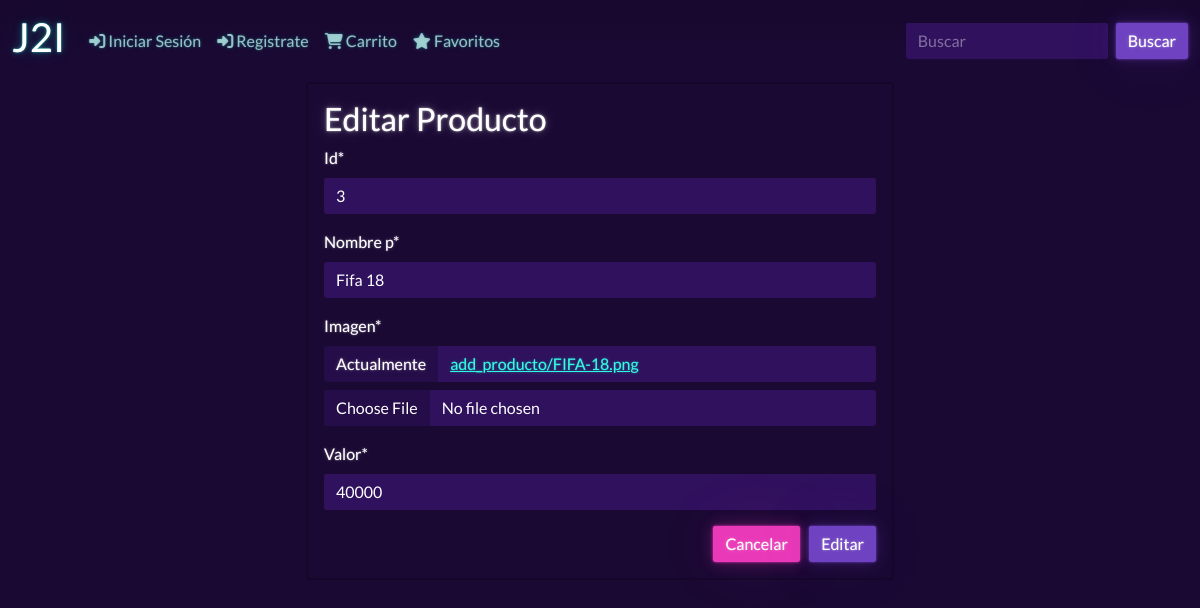
The page /mod_producto/3/ on the database as committed earlier.
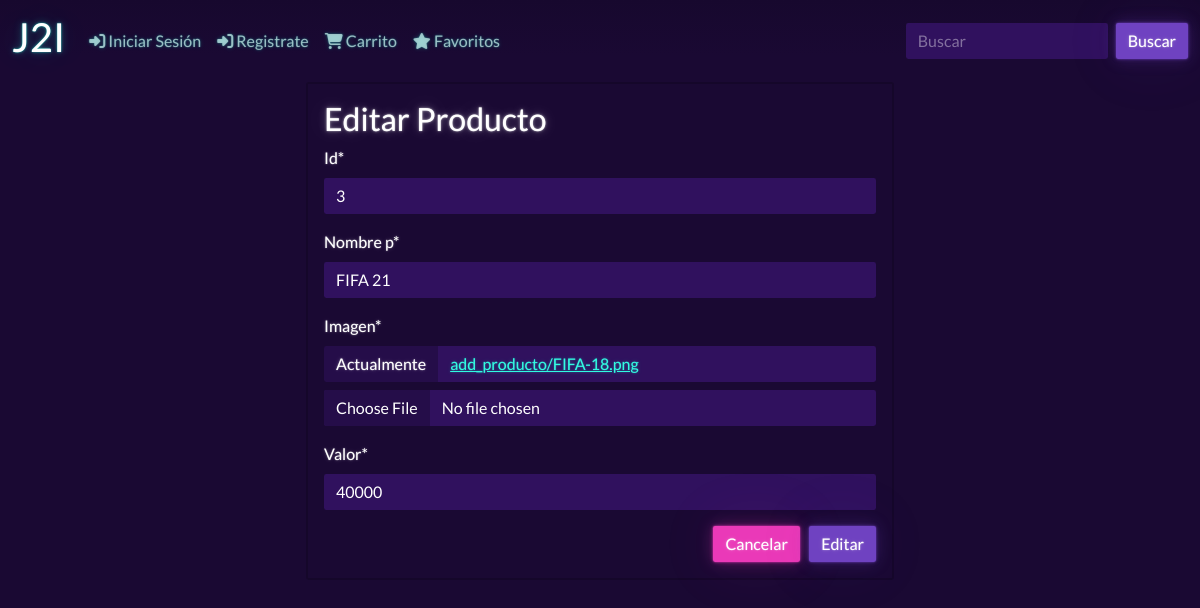
The same page on the database as committed later.
### app/models.py (models this page shows, shortened)
class Producto(models.Model):
    id=models.IntegerField( primary_key=True , null=False)
    nombre_p = models.CharField( max_length=50,null=False)
    imagen = models.ImageField("Imagen", upload_to='add_producto', null=True)
    valor = models.IntegerField(null=False)

### app/views.py (the view, shortened to what this page needs)
# urls.py: path('mod_producto/<id>/', mod_producto, name='mod_producto'),
def mod_producto(request, id):
    producto = get_object_or_404(Producto, id=id)
    data = {
        'form': ProductoForm(instance=producto)
    }
    return render(request, 'app/mod_producto.html', data)

### app/forms.py
class ProductoForm(forms.ModelForm):
    class Meta:
        model = Producto
        fields = '__all__'

### app/context_processor.py (called while the page is built)
def total_carrito(request):
    total = 0
    if request.user.is_authenticated:
        if "carrito" in request.session.keys():
            for key, value in request.session["carrito"].items():
                total += int(value["acumulado"])
    return {"total_carrito": total}

### app/templates/app/mod_producto.html (shortened to what this page needs)
{% extends "app/base.html" %}
{% load static %}
{% load crispy_forms_tags%}
{% block contenido %}
<div class = "row">
    <div class= "col-12 col-md-6 offset-md-3">
    <div class="card">
        <div class="card-body">
            <h2>Editar Producto</h2>
            <form action="" method="post" enctype="multipart/form-data">
                {{form | crispy}}
                <div class="d-flex justify-content-end">
                    <input type="reset" value="Cancelar" class="btn btn-secondary">
                    <input type="submit" value="Editar" class="btn btn-primary">
                </div>
            </form>
        </div>
    </div>
    </div>
</div>
{% endblock contenido %}

Rows that differ between the two databases and show on the page:
changed Producto id 3: nombre_p "Fifa 18" → "FIFA 21"
